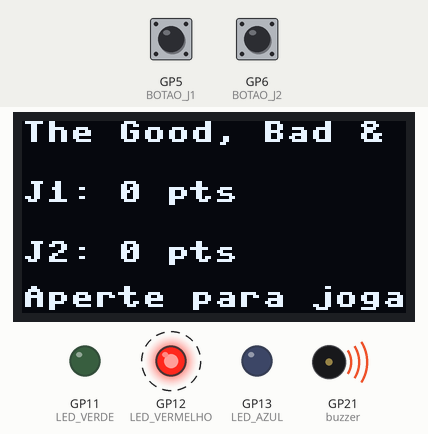
A program run on a simulated Raspberry Pi Pico running MicroPython. On the bench: 128×64 one-colour display, output pins drawn as LEDs (lit = HIGH), buzzer (waves = sounding). Dashed ring = blinking. Inputs (shaded band) come from the test bench; at power-on: GP5 (BOTAO_J1) HIGH, GP6 (BOTAO_J2) HIGH. What the program prints to the serial console is not drawn.

Above: at 3.02 s.
3.3 s: GP5 (BOTAO_J1) pulled LOW for 1.2 s
At 5.1 s:
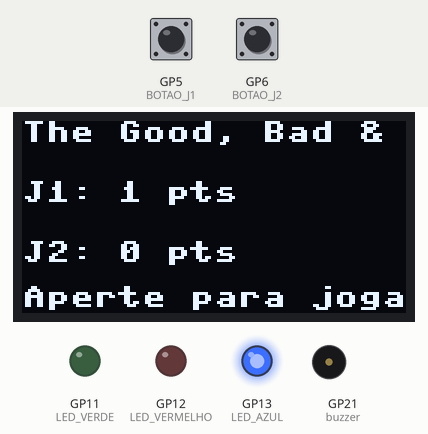
8.5 s: GP6 (BOTAO_J2) pulled LOW for 1.2 s
At 9.4 s:
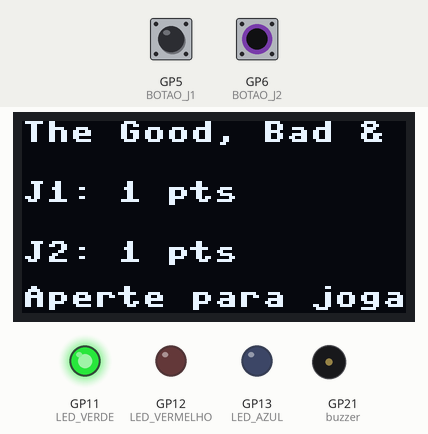
11.2 s: GP5 (BOTAO_J1) pulled LOW for 1.2 s
At 12.4 s:
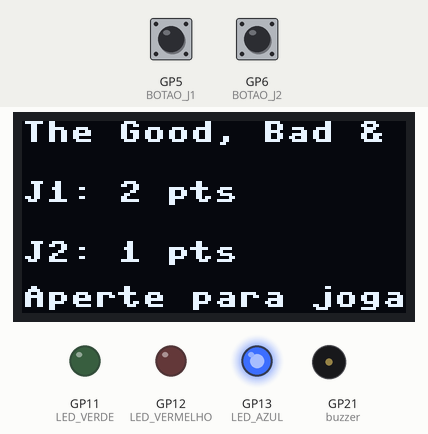
13.9 s: GP6 (BOTAO_J2) pulled LOW for 1.2 s
At 15.4 s:
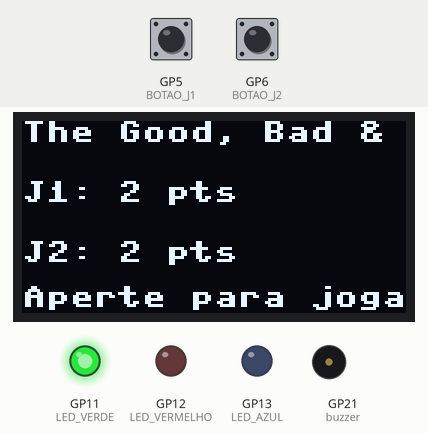
Timing chart, 0 to 16.9 s (numbered marks = the images above; inputs shaded):
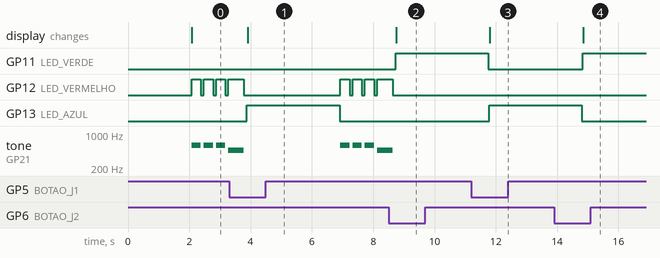

The program:

TESTE_WIFI.py
```python
from machine import I2C, Pin, PWM
import ssd1306
import time

# --- Configuração do Display OLED ---
i2c = I2C(1, scl=Pin(15), sda=Pin(14), freq=400000)
display = ssd1306.SSD1306_I2C(128, 64, i2c, addr=0x3C)

# --- Configuração dos LEDs ---
LED_VERMELHO = Pin(12, Pin.OUT)   # Pisca durante a música
LED_AZUL = Pin(13, Pin.OUT)       # Jogador 1
LED_VERDE = Pin(11, Pin.OUT)      # Jogador 2

# --- Buzzer com PWM ---
buzzer = PWM(Pin(21))

# --- Botões com pull-up ---
BOTAO_J1 = Pin(5, Pin.IN, Pin.PULL_UP)
BOTAO_J2 = Pin(6, Pin.IN, Pin.PULL_UP)

# --- Frequências das notas (Hz) ---
DO = 262; REb = 277; RE = 294; MIb = 311; MI = 330
FA = 349; SOLb = 370; SOL = 392; LAb = 415; LA = 440
SIb = 466; SI = 494

# --- Variáveis do jogo ---
pontos_j1 = 0
pontos_j2 = 0
fator = 1.5  # Ajuste de tom

# --- Melodia do jogo ---
melodia = [
    (int(SOL*fator),300),(int(SOL*fator),300),(int(SOL*fator),300),
    (int(MIb*fator),500),(int(RE*fator),500),(int(DO*fator),700),
    # ... (restante da melodia como no código original)
]

def atualizar_display():
    display.fill(0)
    display.text("The Good, Bad & Ugly", 0, 0)
    display.text(f"J1: {pontos_j1} pts", 0, 20)
    display.text(f"J2: {pontos_j2} pts", 0, 40)
    display.text("Aperte para jogar!", 0, 55)
    display.show()

def tocar_musica():
    global pontos_j1, pontos_j2
    for freq, dur in melodia:
        if not BOTAO_J1.value():
            pontos_j1 += 1
            return 1
        if not BOTAO_J2.value():
            pontos_j2 += 1
            return 2

        buzzer.freq(freq)
        buzzer.duty_u16(30000)
        LED_VERMELHO.toggle()
        time.sleep_ms(dur)
        buzzer.duty_u16(0)
        LED_VERMELHO.off()
        time.sleep_ms(100)
    return 0

def reset_leds():
    LED_VERMELHO.off()
    LED_AZUL.off()
    LED_VERDE.off()

# --- Inicialização ---
display.fill(0)
display.text("Iniciando jogo...", 0, 30)
display.show()
time.sleep(2)

# --- Loop Principal ---
while True:
    reset_leds()
    atualizar_display()

    print("\nNova rodada iniciando...")
    vencedor = tocar_musica()

    buzzer.duty_u16(0)
    LED_VERMELHO.off()

    if vencedor == 1:
        print("Jogador 1 venceu!")
        LED_AZUL.on()
    elif vencedor == 2:
        print("Jogador 2 venceu!")
        LED_VERDE.on()
    else:
        print("Ninguém venceu.")

    atualizar_display()
    time.sleep(3)
```

Measured:
- after the input at 3.3 s, GP13 (LED_AZUL): LOW → HIGH after 0.58 s, → LOW 3.0 s later; the display: changes after 0.60 s (image 1)
- after the input at 8.5 s, GP11 (LED_VERDE): LOW → HIGH after 0.23 s; GP12 (LED_VERMELHO): goes on until 8.6 s, then stays LOW; tone on GP21 (buzzer): goes on until 8.6 s, then stays silent; the display: changes after 0.26 s (image 2)
- after the input at 11.2 s, GP12 (LED_VERMELHO): stops changing and stays LOW; GP13 (LED_AZUL): LOW → HIGH after 0.58 s; tone on GP21 (buzzer): stops changing and stays silent; the display: changes after 0.61 s (image 3)
- after the input at 13.9 s, GP11 (LED_VERDE): LOW → HIGH after 0.93 s; GP12 (LED_VERMELHO): stops changing and stays LOW; tone on GP21 (buzzer): stops changing and stays silent; the display: changes after 0.96 s (image 4)
- by itself, GP12 (LED_VERMELHO): repeats every 0.40 s: HIGH 0.30 s, LOW 0.10 s
- by itself, tone on GP21 (buzzer): repeats every 0.40 s: 588 Hz 0.30 s, silent 0.10 s
